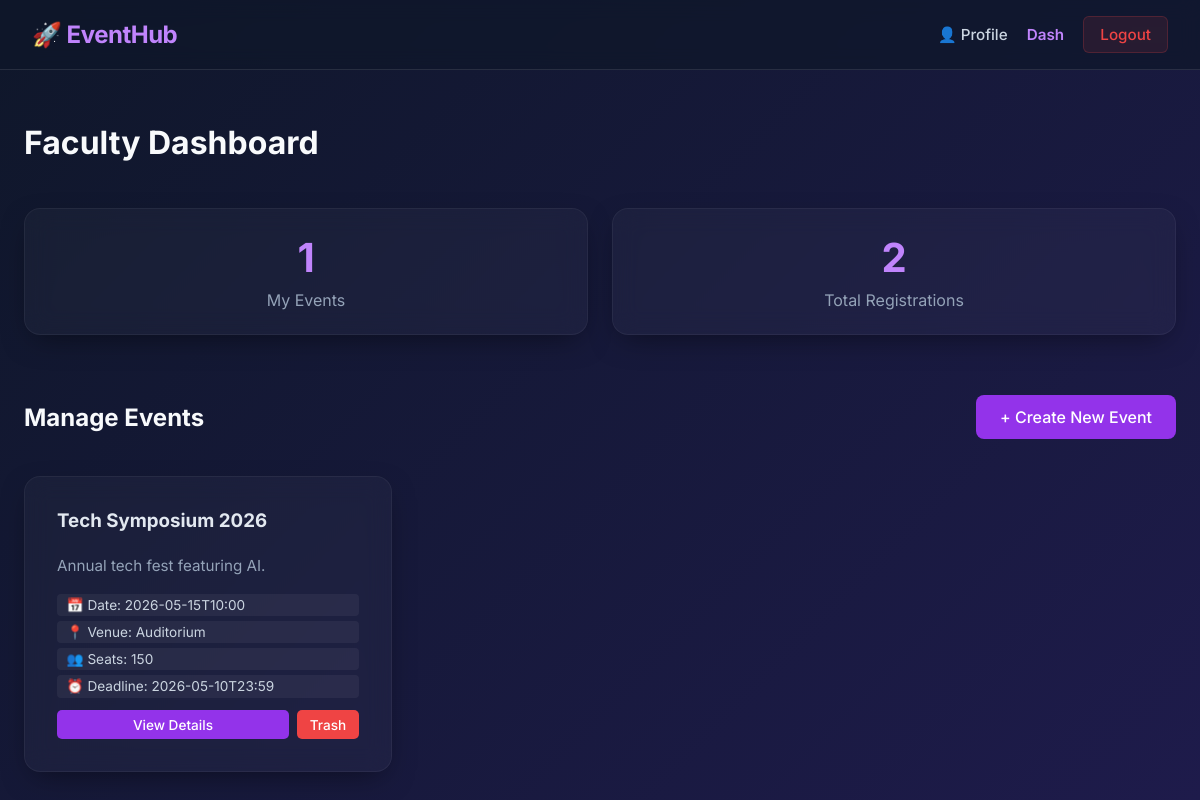
/faculty/dashboard (signed in), run on the app's committed database.
### tables this page shows
CREATE TABLE events (
            id INTEGER PRIMARY KEY AUTOINCREMENT,
            faculty_id INTEGER NOT NULL,
            title TEXT NOT NULL,
            description TEXT NOT NULL,
            date_time TEXT NOT NULL,
            venue TEXT NOT NULL,
            max_participants INTEGER NOT NULL,
            deadline TEXT NOT NULL,
            FOREIGN KEY (faculty_id) REFERENCES users (id)
        );

### app.py (the view)
@app.route('/faculty/dashboard')
def faculty_dashboard():
    if session.get('role') != 'faculty': return redirect(url_for('home'))
    conn = get_db_connection()
    events = conn.execute("SELECT * FROM events WHERE faculty_id = ? ORDER BY date_time DESC", (session['user_id'],)).fetchall()
    total_events = len(events)
    total_regs = conn.execute('''
        SELECT COUNT(*) FROM registrations r
        JOIN events e ON r.event_id = e.id
        WHERE e.faculty_id = ?
    ''', (session['user_id'],)).fetchone()[0]
    conn.close()
    return render_template('faculty_dashboard.html', events=events, total_events=total_events, total_regs=total_regs)

### app.py (called while the page is built)
def get_db_connection():
    if DATABASE_URL:
        import psycopg2
        conn = psycopg2.connect(DATABASE_URL)
        return DBWrapper(conn, 'postgres')
    else:
        conn = sqlite3.connect('eventhub_v3.db', check_same_thread=False)
        conn.row_factory = sqlite3.Row
        return DBWrapper(conn, 'sqlite')

    def execute(self, query, args=()):
        if self.db_type == 'postgres':
            import psycopg2.extras
            cur = self.conn.cursor(cursor_factory=psycopg2.extras.DictCursor)
            query = query.replace('?', '%s')
        else:
            cur = self.conn.cursor()
        cur.execute(query, args)
        return cur

    def close(self):
        self.conn.close()

### templates/faculty_dashboard.html
{% extends 'layout.html' %}
{% block content %}
<div class="header-flex">
    <h1>Faculty Dashboard</h1>
</div>
<div class="stats-grid">
    <div class="glass-card stat-card">
        <h3>{{ total_events }}</h3>
        <p>My Events</p>
    </div>
    <div class="glass-card stat-card">
        <h3>{{ total_regs }}</h3>
        <p>Total Registrations</p>
    </div>
</div>
<div class="header-flex" style="margin-top: 3rem;">
    <h2>Manage Events</h2>
    <a href="{{ url_for('faculty_event_create') }}" class="btn">+ Create New Event</a>
</div>
{% if events|length == 0 %}
    <p style="color: #94a3b8;">You haven't created any events yet.</p>
{% else %}
    <div class="events-grid">
        {% for e in events %}
        <div class="glass-card event-card">
            <h3>{{ e.title }}</h3>
            <p style="flex-grow: 0; margin-bottom: 1rem;">{{ e.description }}</p>
            <div class="meta-info">
                <span>📅 Date: {{ e.date_time }}</span>
                <span>📍 Venue: {{ e.venue }}</span>
                <span>👥 Seats: {{ e.max_participants }}</span>
                <span>⏰ Deadline: {{ e.deadline }}</span>
            </div>
            <div style="margin-top: auto; display: flex; gap: 0.5rem;">
                <a href="{{ url_for('faculty_event_view', event_id=e.id) }}" class="btn btn-small" style="flex:1;">View Details</a>
                <form action="{{ url_for('faculty_event_delete', event_id=e.id) }}" method="POST" style="display:inline;" onsubmit="return confirm('Delete this event permenantly?');">
                    <button type="submit" class="btn btn-small btn-red">Trash</button>
                </form>
            </div>
        </div>
        {% endfor %}
    </div>
{% endif %}
{% endblock %}

### static/style.css (style rules this page uses)
html, body { margin: 0; padding: 0; font-family: 'Inter', sans-serif; background: linear-gradient(135deg, #0f172a 0%, #1e1b4b 100%); color: #f8fafc; min-height: 100vh; }
.glass-card { background: rgba(255, 255, 255, 0.03); backdrop-filter: blur(12px); border: 1px solid rgba(255, 255, 255, 0.05); border-radius: 16px; padding: 2rem; box-shadow: 0 10px 30px -10px rgba(0, 0, 0, 0.5); transition: transform 0.3s ease; }
.stats-grid { display: grid; grid-template-columns: repeat(auto-fit, minmax(200px, 1fr)); gap: 1.5rem; margin-bottom: 2rem; }
.stat-card { text-align: center; padding: 1.5rem; }
.stat-card h3 { margin: 0; font-size: 2.5rem; color: #c084fc; }
.stat-card p { margin: 0.5rem 0 0 0; color: #94a3b8; font-size: 1rem; }
.btn { display: inline-block; background: #9333ea; color: #fff; padding: 0.75rem 1.5rem; border: none; border-radius: 8px; font-size: 1rem; font-weight: 500; cursor: pointer; transition: 0.2s; text-align: center; text-decoration: none; font-family: inherit; }
.btn-small { padding: 0.4rem 0.8rem; font-size: 0.85rem; border-radius: 5px; }
.btn-red { background: #ef4444; }
.events-grid { display: grid; grid-template-columns: repeat(auto-fill, minmax(320px, 1fr)); gap: 1.5rem; margin-top: 1.5rem; }
.event-card { display: flex; flex-direction: column; position: relative; }
.event-card h3 { margin: 0 0 0.5rem 0; color: #e2e8f0; }
.event-card p { color: #94a3b8; line-height: 1.5; flex-grow: 1; font-size: 0.95rem; }
.meta-info { font-size: 0.85rem; color: #cbd5e1; margin-bottom: 0.8rem; display: flex; flex-direction: column; gap: 0.3rem; }
.meta-info span { background: rgba(255,255,255,0.05); padding: 0.2rem 0.6rem; border-radius: 4px; }
.header-flex { display: flex; justify-content: space-between; align-items: center; margin-bottom: 1.5rem; flex-wrap: wrap; gap: 1rem; }

### data on the page
events: title "Tech Symposium 2026", description "Annual tech fest featuring AI.", date_time "2026-05-15T10:00", venue "Auditorium", max_participants "150", deadline "2026-05-10T23:59"

### other printed values
{{ total_events }} "1"
{{ total_regs }} "2"
